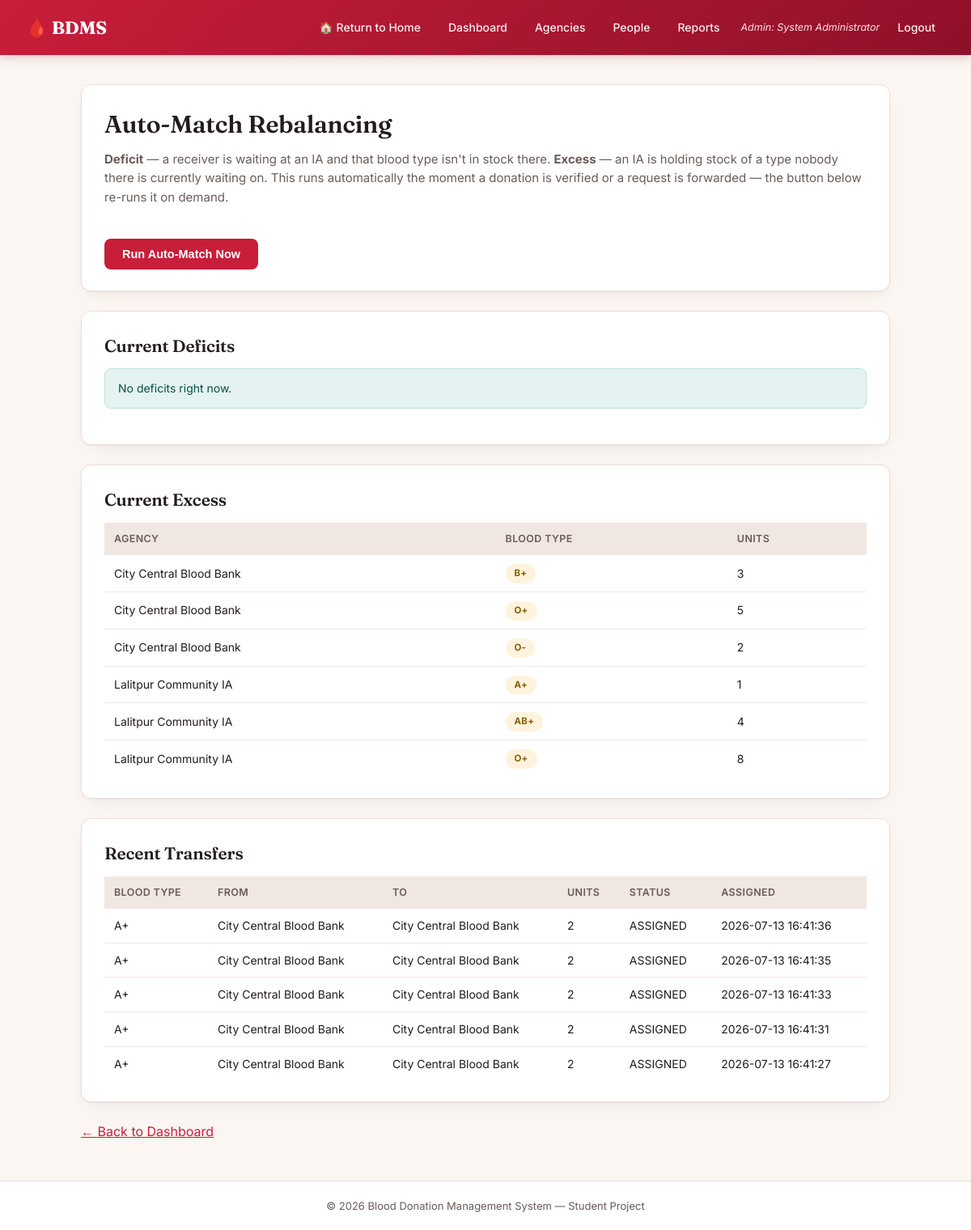
/admin/rebalance.php (signed in), run on the app's committed database.
### tables this page shows
CREATE TABLE `local_inventory` (
  `agency_id` varchar(20) NOT NULL,
  `blood_type` enum('A+','A-','B+','B-','AB+','AB-','O+','O-') NOT NULL,
  `units_available` int(11) NOT NULL DEFAULT 0,
  `last_update` datetime DEFAULT current_timestamp() ON UPDATE current_timestamp(),
  PRIMARY KEY (`agency_id`,`blood_type`),
  CONSTRAINT `local_inventory_ibfk_1` FOREIGN KEY (`agency_id`) REFERENCES `intermediate_agency` (`agency_id`) ON DELETE CASCADE
);

CREATE TABLE `agency` (
  `agency_id` varchar(20) NOT NULL,
  `agency_type` enum('IA','TA') NOT NULL,
  `agency_name` varchar(100) NOT NULL,
  `location` varchar(150) DEFAULT NULL,
  PRIMARY KEY (`agency_id`)
);

CREATE TABLE `transport_assignment` (
  `transport_id` int(11) NOT NULL AUTO_INCREMENT,
  `system_id` varchar(20) NOT NULL,
  `ta_agency_id` varchar(20) NOT NULL,
  `source_agency_id` varchar(20) NOT NULL,
  `dest_agency_id` varchar(20) NOT NULL,
  `blood_type` enum('A+','A-','B+','B-','AB+','AB-','O+','O-') NOT NULL,
  `units` int(11) NOT NULL,
  `status` enum('ASSIGNED','COLLECTED','IN_TRANSIT','DELIVERED','CONFIRMED') DEFAULT 'ASSIGNED',
  `assigned_at` datetime DEFAULT current_timestamp(),
  `delivered_at` datetime DEFAULT NULL,
  PRIMARY KEY (`transport_id`),
  KEY `system_id` (`system_id`),
  KEY `ta_agency_id` (`ta_agency_id`),
  KEY `source_agency_id` (`source_agency_id`),
  KEY `dest_agency_id` (`dest_agency_id`),
  CONSTRAINT `transport_assignment_ibfk_1` FOREIGN KEY (`system_id`) REFERENCES `bdms_system` (`system_id`),
  CONSTRAINT `transport_assignment_ibfk_2` FOREIGN KEY (`ta_agency_id`) REFERENCES `transportation_agency` (`agency_id`),
  CONSTRAINT `transport_assignment_ibfk_3` FOREIGN KEY (`source_agency_id`) REFERENCES `intermediate_agency` (`agency_id`),
  CONSTRAINT `transport_assignment_ibfk_4` FOREIGN KEY (`dest_agency_id`) REFERENCES `intermediate_agency` (`agency_id`)
);

### admin/rebalance.php (the view, shortened to what this page needs)
<?php
require_once __DIR__ . "/../includes/db_connect.php";
$res = $conn->query("SELECT li.agency_id, ag.agency_name, li.blood_type, li.units_available,
                             EXISTS(
                                 SELECT 1 FROM blood_request br
                                 WHERE br.agency_id = li.agency_id AND br.blood_type = li.blood_type
                                 AND br.status IN ('PENDING','FORWARDED_TO_BDMS')
                             ) AS has_demand
                      FROM local_inventory li JOIN agency ag ON li.agency_id = ag.agency_id");
$deficits = [];
$excesses = [];
while ($row = $res->fetch_assoc()) {
    $units = (int)$row['units_available'];
    $hasDemand = (int)$row['has_demand'] === 1;
    if ($units > 0 && !$hasDemand) $excesses[] = $row;
}
$recentTransfers = $conn->query("SELECT ta.*, src.agency_name AS source_name, dest.agency_name AS dest_name
                                  FROM transport_assignment ta
                                  JOIN agency src ON ta.source_agency_id = src.agency_id
                                  JOIN agency dest ON ta.dest_agency_id = dest.agency_id
                                  ORDER BY ta.assigned_at DESC LIMIT 10");
require_once __DIR__ . "/../includes/header.php";
?>
<div class="card">
    <h1>Auto-Match Rebalancing</h1>
    <p class="subtitle">
        <strong>Deficit</strong> — a receiver is waiting at an IA and that blood type isn't in stock there.
        <strong>Excess</strong> — an IA is holding stock of a type nobody there is currently waiting on.
        This runs automatically the moment a donation is verified or a request is forwarded — the button below re-runs it on demand.
    </p>
    <form method="POST" style="margin:0;">
        <button type="submit" name="run_now" value="1">Run Auto-Match Now</button>
    </form>
</div>
<div class="card">
    <h2>Current Deficits</h2>
    <?php if (empty($deficits)): ?>
        <div class="alert alert-success">No deficits right now.</div>
    <?php endif; ?>
</div>
<div class="card">
    <h2>Current Excess</h2>
    <?php if (empty($excesses)): ?>
        <div class="alert alert-success">No unclaimed excess right now.</div>
    <?php else: ?>
        <table>
            <tr><th>Agency</th><th>Blood Type</th><th>Units</th></tr>
            <?php foreach ($excesses as $e): ?>
            <tr><td><?php echo htmlspecialchars($e['agency_name']); ?></td><td><span class="badge badge-excess"><?php echo $e['blood_type']; ?></span></td><td><?php echo $e['units_available']; ?></td></tr>
            <?php endforeach; ?>
        </table>
    <?php endif; ?>
</div>
<div class="card">
    <h2>Recent Transfers</h2>
    <table>
        <tr><th>Blood Type</th><th>From</th><th>To</th><th>Units</th><th>Status</th><th>Assigned</th></tr>
        <?php if ($recentTransfers->num_rows === 0): ?>
        <tr><td colspan="6">No transfers yet.</td></tr>
        <?php else: while ($t = $recentTransfers->fetch_assoc()): ?>
        <tr>
            <td><?php echo $t['blood_type']; ?></td>
            <td><?php echo htmlspecialchars($t['source_name']); ?></td>
            <td><?php echo htmlspecialchars($t['dest_name']); ?></td>
            <td><?php echo $t['units']; ?></td>
            <td><?php echo $t['status']; ?></td>
            <td><?php echo $t['assigned_at']; ?></td>
        </tr>
        <?php endwhile; endif; ?>
    </table>
</div>
<p><a href="dashboard.php">&larr; Back to Dashboard</a></p>
<?php require_once __DIR__ . "/../includes/footer.php"; ?>

### assets/style.css (style rules this page uses)
:root { --paper: #FBF6F2; --paper-raised: #FFFFFF; --ink: #241C1C; --ink-soft: #6B5C58; --crimson: #C81E3A; --crimson-deep: #8F1029; --crimson-wash: #FDEBEE; --teal: #0F6E66; --teal-wash: #E4F3F1; --amber: #B8790A; --amber-wash: #FFF3DD; --line: #E9DED9; --line-soft: #F1E7E2; --radius: 12px; --shadow: 0 1px 2px rgba(36,28,28,0.04), 0 8px 24px -12px rgba(36,28,28,0.12); }
* { box-sizing: border-box; margin: 0; padding: 0; }
body { font-family: "Inter", "Segoe UI", Arial, sans-serif; background: var(--paper); color: var(--ink); line-height: 1.55; -webkit-font-smoothing: antialiased; }
h1, h2, h3 { font-family: "Fraunces", Georgia, serif; color: var(--ink); letter-spacing: -0.01em; }
h1 { font-size: 30px; font-weight: 600; margin-bottom: 8px; }
h2 { font-size: 21px; font-weight: 600; margin-bottom: 12px; }
p.subtitle { color: var(--ink-soft); margin-bottom: 20px; font-size: 15px; }
a { color: var(--crimson); }
.card { background: var(--paper-raised); border: 1px solid var(--line); border-radius: var(--radius); padding: 26px 28px; margin-bottom: 24px; box-shadow: var(--shadow); }
form button, .btn { display: inline-block; margin-top: 20px; background: var(--crimson); color: #fff; border: none; padding: 11px 22px; border-radius: 8px; font-size: 14.5px; font-weight: 600; cursor: pointer; text-decoration: none; transition: background 0.15s ease, transform 0.1s ease; }
table { width: 100%; border-collapse: collapse; margin-top: 12px; background: var(--paper-raised); font-size: 14px; }
table th, table td { border-bottom: 1px solid var(--line-soft); padding: 10px 12px; text-align: left; vertical-align: middle; }
table th { background: var(--line-soft); font-weight: 600; font-size: 12.5px; text-transform: uppercase; letter-spacing: 0.03em; color: var(--ink-soft); }
table tr:last-child td { border-bottom: none; }
.alert { padding: 13px 16px; border-radius: 8px; margin-bottom: 18px; font-size: 14px; border: 1px solid transparent; }
.alert-success { background: var(--teal-wash); color: #0a4f49; border-color: #bfe3de; }
.badge { display: inline-block; padding: 3px 11px; border-radius: 999px; font-size: 11.5px; font-weight: 700; letter-spacing: 0.02em; }
.badge-excess { background: var(--amber-wash); color: #8a5e05; }

### data on the page
local_inventory: agency.agency_name "City Central Blood Bank", blood_type "B+", units_available "3"
local_inventory: agency.agency_name "City Central Blood Bank", blood_type "O+", units_available "5"
local_inventory: agency.agency_name "City Central Blood Bank", blood_type "O-", units_available "2"
local_inventory: agency.agency_name "Lalitpur Community IA", blood_type "A+", units_available "1"
local_inventory: agency.agency_name "Lalitpur Community IA", blood_type "AB+", units_available "4"
local_inventory: agency.agency_name "Lalitpur Community IA", blood_type "O+", units_available "8"
transport_assignment: blood_type "A+", agency.agency_name "City Central Blood Bank", units "2", status "ASSIGNED", assigned_at "2026-07-13 16:41:36"
transport_assignment: blood_type "A+", agency.agency_name "City Central Blood Bank", units "2", status "ASSIGNED", assigned_at "2026-07-13 16:41:35"
transport_assignment: blood_type "A+", agency.agency_name "City Central Blood Bank", units "2", status "ASSIGNED", assigned_at "2026-07-13 16:41:33"
transport_assignment: blood_type "A+", agency.agency_name "City Central Blood Bank", units "2", status "ASSIGNED", assigned_at "2026-07-13 16:41:31"
transport_assignment: blood_type "A+", agency.agency_name "City Central Blood Bank", units "2", status "ASSIGNED", assigned_at "2026-07-13 16:41:27"

### other printed values
$_SESSION["admin_name"] "System Administrator"
